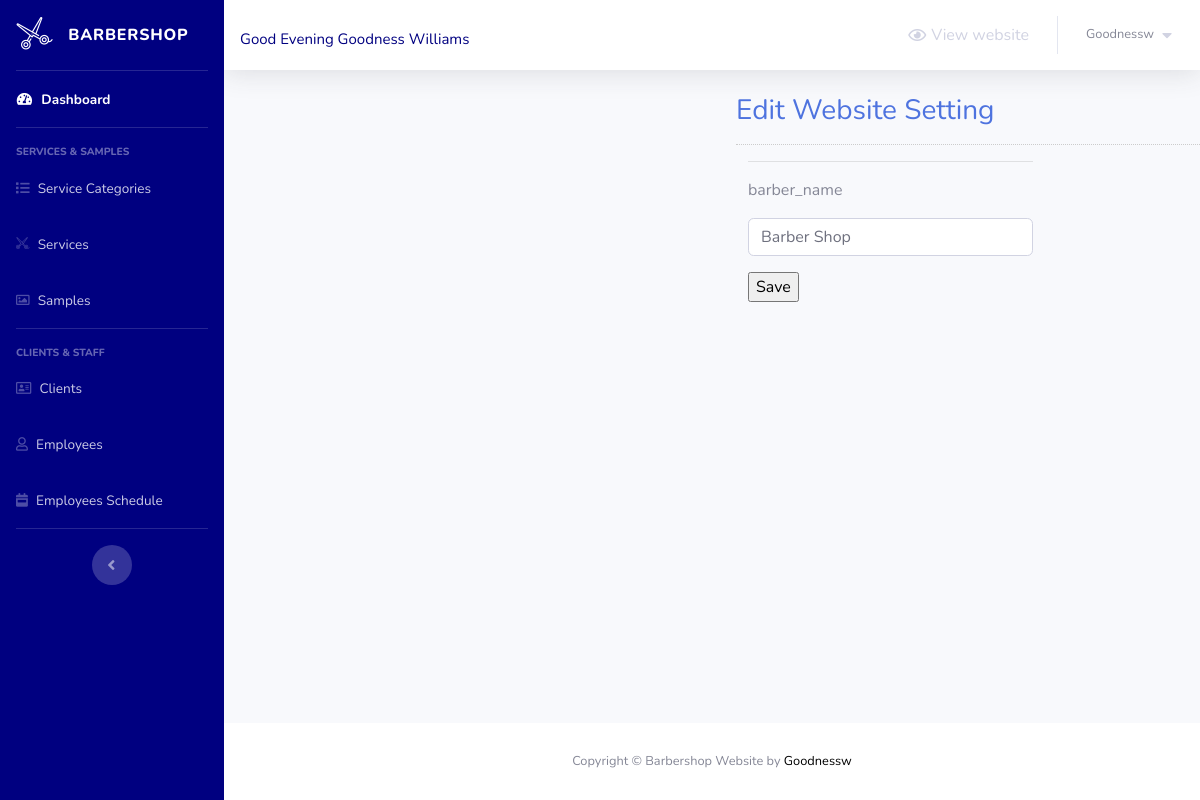
Screenshot of /barber-admin/website-setting-form.php?id=1 (signed in) with the database file from the repository.
### tables this page shows
CREATE TABLE `barber_admin` (
  `admin_id` int(5) NOT NULL,
  `username` varchar(50) NOT NULL,
  `email` varchar(50) NOT NULL,
  `full_name` varchar(50) NOT NULL,
  `password` varchar(255) NOT NULL
);

CREATE TABLE `website_settings` (
  `option_id` int(5) NOT NULL,
  `option_name` varchar(255) NOT NULL,
  `option_value` varchar(255) NOT NULL
);

### barber-admin/website-setting-form.php (the view, shortened to what this page needs)
<?php
    include 'connect.php';
    include 'Includes/templates/header.php';
	$id = $_GET['id'];
	$result = $con->prepare("SELECT * FROM website_settings WHERE option_id= :option_id");
	$result->bindParam(':option_id', $id);
	$result->execute();
	for($i=0; $row = $result->fetch(); $i++){
?>
<!DOCTYPE html>
<html lang="en">
	<head>
	</head>
<body>
	<div class="col-md-6 well">
		<h3 class="text-primary">Edit Website Setting</h3>
		<hr style="border-top:1px dotted #ccc;"/>
		<div class="col-md-8">
<form action="web-set.php" method="POST">
<hr style="border-top:1px groovy #000;">
				<div class="form-group">
					<div><?php echo $row['option_name']; ?></div>
				</div>
				<div class="form-group">
					<input type="text" class="form-control" name="option_value" value="<?php echo $row['option_value']; ?>" />
				</div>
<input type="submit" value="Save" />
</form>
</div>
	</div>
</body>
</html>
<?php
	}
    include 'Includes/templates/footer.php';
?>

### barber-admin/Includes/templates/header.php (shortened to what this page needs)
<!DOCTYPE html>
<html lang="en">
	<head>
  		<link href="Design/fonts/css/all.min.css" rel="stylesheet" type="text/css">
  		<link href="Design/css/sb-admin-2.min.css" rel="stylesheet">
  		<link href="Design/css/main.css" rel="stylesheet">
  		<link rel="stylesheet" type="text/css" href="Design/fonts/css/all.min.css">
  		<link rel="stylesheet" type="text/css" href="Design/css/barber-icons.css">
	</head>
	<body id="page-top">
  		<div id="wrapper">
			<ul class="navbar-nav bg-gradient-primary sidebar sidebar-dark accordion" id="accordionSidebar">
		  		<a class="sidebar-brand d-flex align-items-center justify-content-center" href="" >
					<div class="sidebar-brand-icon rotate-n-15">
			  			<i class="bs bs-scissors-1"></i>
					</div>
					<div class="sidebar-brand-text mx-3">Barbershop</div>
		  		</a>
		  		<hr class="sidebar-divider my-0">
			  	<li class="nav-item active">
					<a class="nav-link" href="index.php">
				  		<i class="fas fa-fw fa-tachometer-alt"></i>
				  		<span>Dashboard</span>
				  	</a>
			  	</li>
	  			<hr class="sidebar-divider">
	  			<div class="sidebar-heading">
					SERVICES & SAMPLES
	  			</div>
	  			<li class="nav-item">
					<a class="nav-link" href="service-categories.php">
		  				<i class="fas fa-list"></i>
		  				<span>Service Categories</span>
		  			</a>
	  			</li>
	  			<li class="nav-item">
					<a class="nav-link" href="services.php">
		  				<i class="bs bs-scissors-1"></i>
		  				<span>Services</span>
		  			</a>
	  			</li>
	  			<li class="nav-item">
					<a class="nav-link" href="#">
		  				<i class="far fa-image"></i>
		  				<span>Samples</span>
		  			</a>
	  			</li>
	  			<hr class="sidebar-divider">
	  			<div class="sidebar-heading">
					CLIENTS & STAFF
	  			</div>
	  			<li class="nav-item">
					<a class="nav-link" href="clients.php">
		  				<i class="far fa-address-card"></i>
		  				<span>Clients</span>
		  			</a>
	  			</li>
	  			<li class="nav-item">
					<a class="nav-link" href="employees.php">
		  				<i class="far fa-user"></i>
		  				<span>Employees</span>
		  			</a>
	  			</li>
	  			<li class="nav-item">
					<a class="nav-link" href="employees-schedule.php">
		  				<i class="fas fa-calendar-week icon-ver"></i>
		  				<span>Employees Schedule</span>
		  			</a>
	  			</li>
	  			<hr class="sidebar-divider d-none d-md-block">
	  			<div class="text-center d-none d-md-inline">
					<button class="rounded-circle border-0" id="sidebarToggle"></button>
	  			</div>
			</ul>
			<div id="content-wrapper" class="d-flex flex-column">
			  	<div id="content">
					<?php  $id = $_SESSION['admin_id_barbershop_Xw211qAAsq4'];
    $sql = $con->prepare("SELECT * FROM `barber_admin` WHERE `admin_id`= '$id' ");
    $sql->execute();
    $fetch = $sql->fetch();
    $t=date("H");
    if ($t<"10") {
    $greeting =  "Good Morning";
}
    elseif ($t<"15") {
    $greeting = "Good Day";
}
    else {
    $greeting = "Good Evening";
} ?>
					<nav class="navbar navbar-expand navbar-light bg-white topbar mb-4 static-top shadow">
						  <center><h4 class="welcomemssg"><?php echo "$greeting ". $fetch['full_name']?></h4></center>
					  	<ul class="navbar-nav ml-auto">
							<li class="nav-item">
		              			<a class="nav-link" href="../" target="_blank">
		              				<i class="far fa-eye"></i>
		                			<span style="margin-left: 5px;">View website</span>
		              			</a>
		          			</li>
							<li class="nav-item dropdown no-arrow">
					  			<a class="nav-link dropdown-toggle" href="#" id="userDropdown" role="button" data-toggle="dropdown" aria-haspopup="true" aria-expanded="false">
									<span class="mr-2 d-none d-lg-inline text-gray-600 small">
										<?php echo $_SESSION['username_barbershop_Xw211qAAsq4']; ?>
									</span>
									<i class="fas fa-caret-down"></i>
								</a>
							</li>
				  		</ul>
					</nav>

### barber-admin/Includes/templates/header.php (style rules this page uses)
.welcomemssg { color: navy; margin-top: 15px; font-size: 15px !important; }
.bg-gradient-primary { background:navy !important; }

### barber-admin/website-setting-form.php (style rules this page uses)
.col-md-6 { margin-left: 500px; }

### rows the page displays
barber_admin: full_name "Goodness Williams"
website_settings: option_name "barber_name", option_value "Barber Shop"

### other values shown
$greeting "Good Evening"
$_SESSION['username_barbershop_Xw211qAAsq4'] "Goodnessw"
